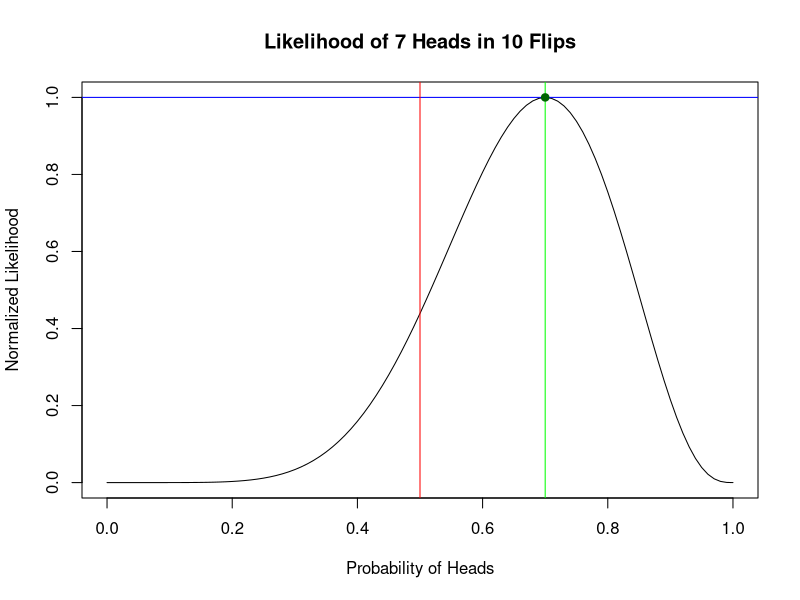
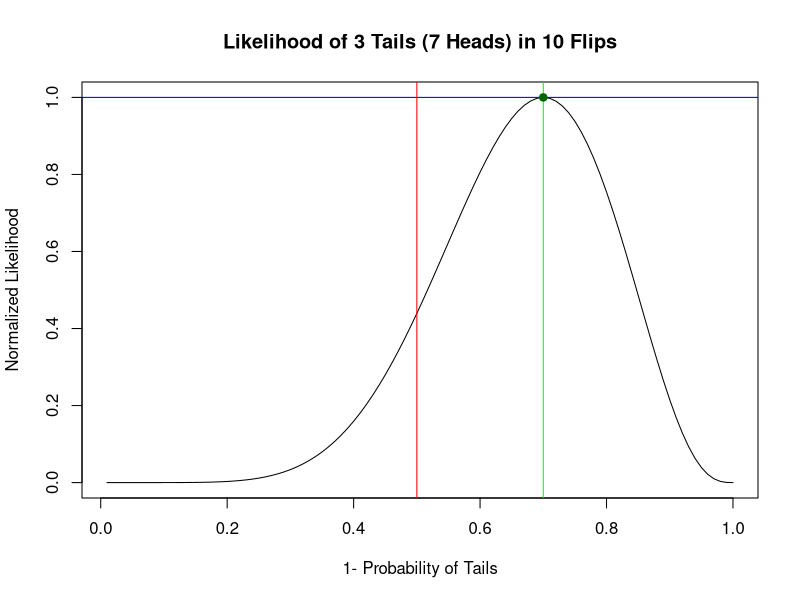
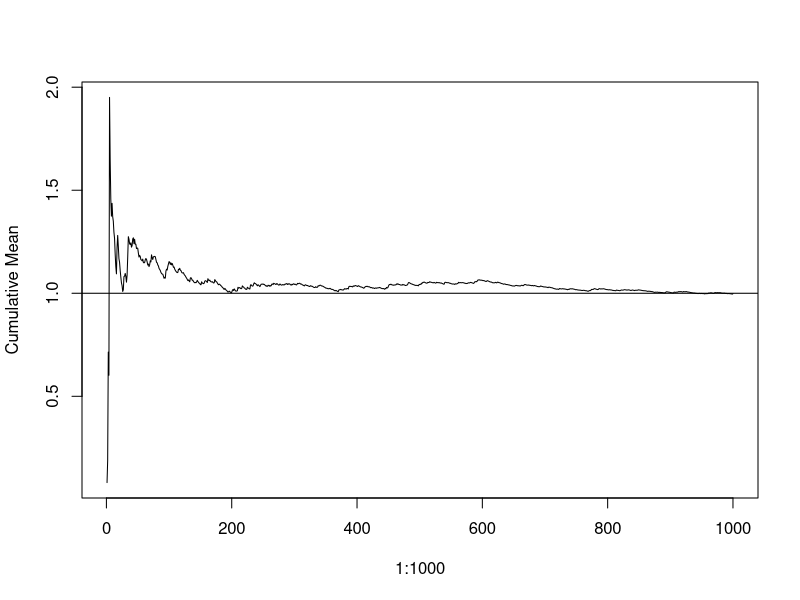
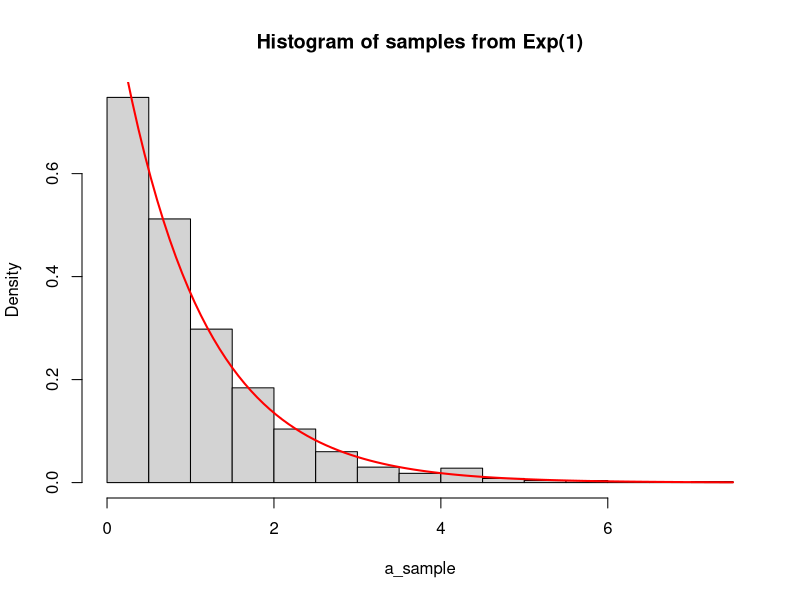
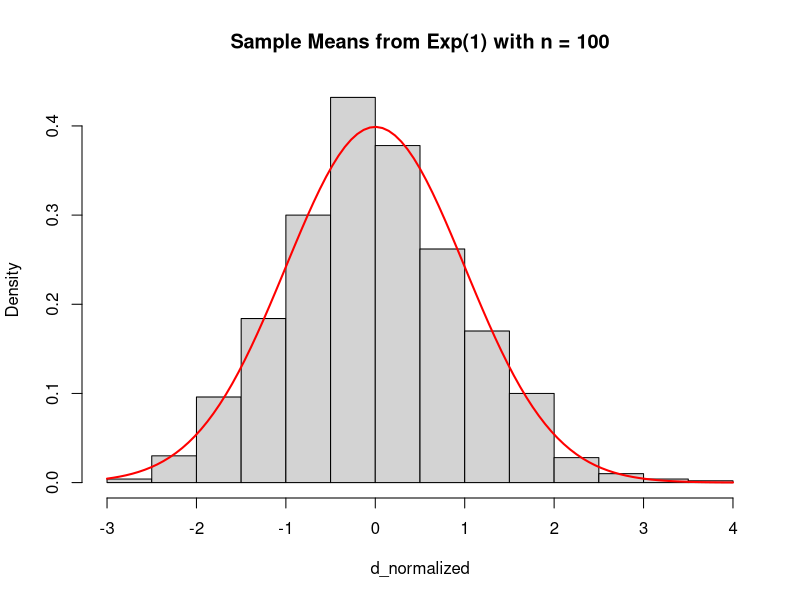
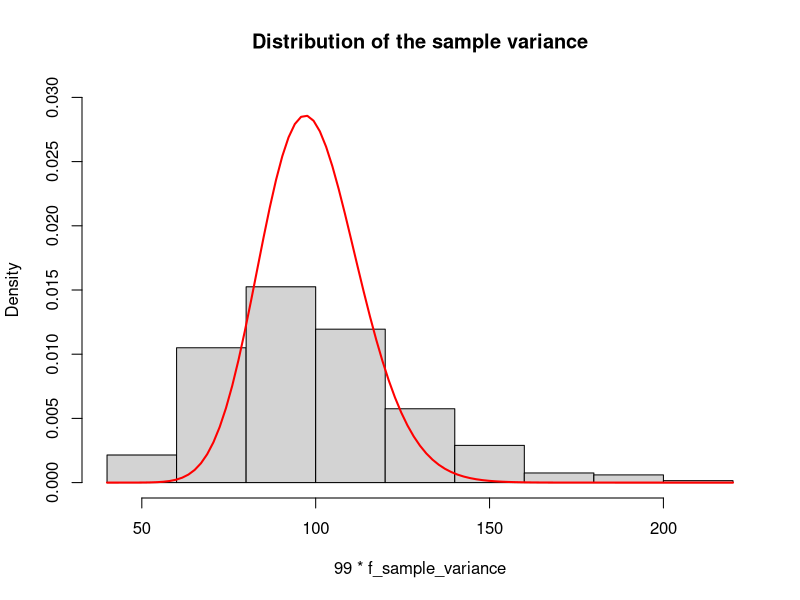

Here is the R script that generated these plots, in order:
## ---- chunk 1
knitr::opts_chunk$set(echo = TRUE)
library(graphics)
## ---- chunk 2
## b
binom_likelihood <- function(k, n, p) {
  dbinom(k, size = n, prob = p)
}  # likelihood

prob_H <- seq(0, 1, by = 0.01)
binom_likelihood_value <- binom_likelihood(k=7, n=10, p=prob_H)

max_binom_likelihood <- max(binom_likelihood_value)
normalized_binom_likelihood <- binom_likelihood_value / max_binom_likelihood  # normalize the likelihood

plot(prob_H, normalized_binom_likelihood, type = "l",
     xlab = "Probability of Heads", ylab = "Normalized Likelihood",
     main = "Likelihood of 7 Heads in 10 Flips")

abline(h = max(normalized_binom_likelihood), col = "blue")
abline(v = 0.5, col = "red")
abline(v = 0.7, col = "green")
points(0.7, 1, col = "darkgreen", pch = 19)
## ---- chunk 3
p_lt_10 <- sum(dnbinom(x=0:(9-3), size = 3, prob = 0.5))
p_ge_10 <- 1- p_lt_10

print(p_ge_10)
## ---- chunk 4
n_binom_likelihood <- function(k, n, p) {
  dnbinom(k, size = n, prob = p)
}

prob_T <- seq(0.01, 1, by = 0.01)
n_binom_likelihood_value <- n_binom_likelihood(k=3, n=10-3, p=prob_T)

max_n_binom_likelihood <- max(n_binom_likelihood_value)
normalized_n_binom_likelihood <- n_binom_likelihood_value / max_n_binom_likelihood  # normalize the likelihood

plot(prob_T, normalized_n_binom_likelihood, type = "l",
     xlab = "1- Probability of Tails", ylab = "Normalized Likelihood",
     main = "Likelihood of 3 Tails (7 Heads) in 10 Flips")

abline(h = max(normalized_n_binom_likelihood), col = "blue")
abline(v = 0.5, col = "red")
abline(v = 0.7, col = "green")
points(0.7, 1, col = "darkgreen", pch = 19)
## ---- chunk 5
set.seed(929)
a_sample <- rexp(n=1000, rate=1)
a_mean <- mean(a_sample)
a_variance <- var(a_sample)

ifelse(a_variance-sum((a_sample-a_mean)^2)/(1000-1)<0.00001, yes = T, no = F)

a <- c(a_mean, a_variance)
names(a) <- c("sample mean", "sample mean")
print(a)
## ---- chunk 6
cumulative_mean <- cumsum(a_sample)/(1:1000)
plot(1:1000, cumulative_mean, type="l", ylab = "Cumulative Mean")
abline(h=1)
## ---- chunk 7
hist(a_sample, main = "Histogram of samples from Exp(1)", freq = F)
curve(dexp(x, rate = 1), add = T, col = "red", lwd=2)
## ---- chunk 8
set.seed(930)
d_sample_mean <- numeric(1000)

for (i in 1:1000){
  d_sample <- rexp(n=100, rate=1)
  d_sample_mean[i] <- mean(d_sample)
}

d_mean <- mean(d_sample_mean)  # mean of the sample mean
d_variance <- var(d_sample_mean)  # variance of the sample mean
ifelse(d_variance-sum((d_sample_mean-d_mean)^2)/(1000-1)<0.00001, yes = T, no = F)

d <- c(d_mean, d_variance)
names(d) <- c("Mean of the sample mean", "Variance of the sample mean")
print(d)
## ---- chunk 9
d_normalized <- (d_sample_mean - d_mean)/sqrt(d_variance)
hist(d_normalized, main = "Sample Means from Exp(1) with n = 100", freq = F)
curve(dnorm(x, mean = 0, sd=1), add = T, col = "red", lwd=2)
## ---- chunk 10
set.seed(930)
f_sample_variance <- numeric(1000)

for (i in 1:1000){
  f_sample <- rexp(n=100, rate=1)
  f_sample_variance[i] <- var(f_sample)
}

f_mean <- mean(f_sample_variance)  # mean of the sample mean
f_variance <- var(f_sample_variance)  # variance of the sample mean
ifelse(f_variance-sum((f_sample_variance-f_mean)^2)/(1000-1)<0.00001, yes = T, no = F)


names(f_mean) <- c("Mean of the sample variance")
print(f_mean)

hist(99*f_sample_variance, freq = F, ylim = c(0, 0.03), main = "Distribution of the sample variance")
curve(dchisq(x, df=99), add = T, col = "red", lwd=2)
